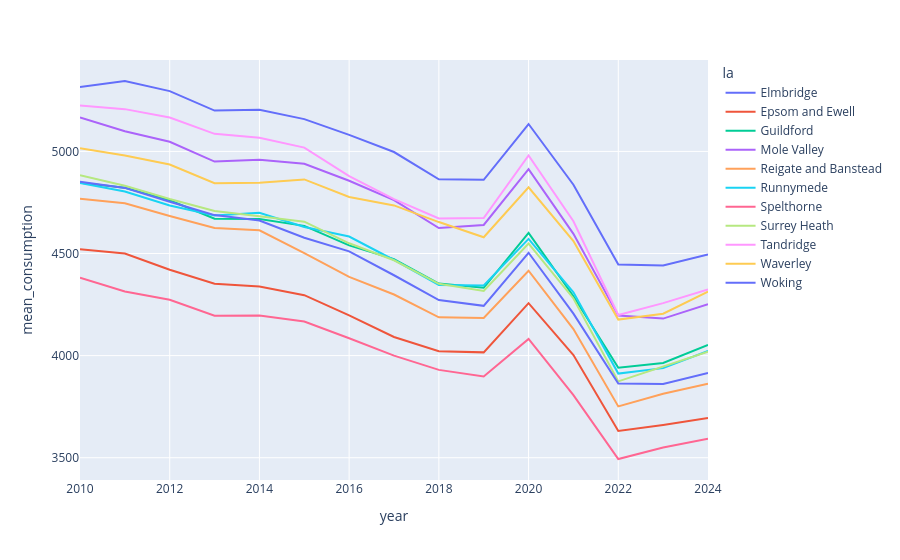

The notebook cell this image was saved under:
### Code cell
px.line(
    lsoa_consumption.group_by("year", "la").agg(mean_consumption=pl.sum("consumption_kwh") / pl.sum("meters")).sort("la", "year"),
    x="year",
    y="mean_consumption",
    color="la"
)

### Figure 1 — Plotly figure (JSON) as saved in the notebook; plotly's stock layout.template omitted (floating-point values rounded to 4 significant figures)
{"data": [{"hovertemplate": "la=Elmbridge<br>year=%{x}<br>mean_consumption=%{y}<extra></extra>", "legendgroup": "Elmbridge", "line": {"color": "#636efa", "dash": "solid"}, "marker": {"symbol": "circle"}, "mode": "lines", "name": "Elmbridge", "orientation": "v", "showlegend": true, "type": "scatter", "x": [2010, 2011, 2012, 2013, 2014, 2015, 2016, 2017, 2018, 2019, 2020, 2021, 2022, 2023, 2024], "xaxis": "x", "y": [5316.0, 5345.0, 5295.0, 5200.0, 5204.0, 5158.0, 5081.0, 4997.0, 4864.0, 4861.0, 5134.0, 4837.0, 4447.0, 4441.0, 4496.0], "yaxis": "y"}, {"hovertemplate": "la=Epsom and Ewell<br>year=%{x}<br>mean_consumption=%{y}<extra></extra>", "legendgroup": "Epsom and Ewell", "line": {"color": "#EF553B", "dash": "solid"}, "marker": {"symbol": "circle"}, "mode": "lines", "name": "Epsom and Ewell", "orientation": "v", "showlegend": true, "type": "scatter", "x": [2010, 2011, 2012, 2013, 2014, 2015, 2016, 2017, 2018, 2019, 2020, 2021, 2022, 2023, 2024], "xaxis": "x", "y": [4521.0, 4500.0, 4421.0, 4352.0, 4339.0, 4296.0, 4197.0, 4091.0, 4021.0, 4016.0, 4257.0, 4003.0, 3631.0, 3660.0, 3694.0], "yaxis": "y"}, {"hovertemplate": "la=Guildford<br>year=%{x}<br>mean_consumption=%{y}<extra></extra>", "legendgroup": "Guildford", "line": {"color": "#00cc96", "dash": "solid"}, "marker": {"symbol": "circle"}, "mode": "lines", "name": "Guildford", "orientation": "v", "showlegend": true, "type": "scatter", "x": [2010, 2011, 2012, 2013, 2014, 2015, 2016, 2017, 2018, 2019, 2020, 2021, 2022, 2023, 2024], "xaxis": "x", "y": [4847.0, 4823.0, 4761.0, 4671.0, 4669.0, 4635.0, 4540.0, 4473.0, 4353.0, 4332.0, 4601.0, 4291.0, 3940.0, 3964.0, 4052.0], "yaxis": "y"}, {"hovertemplate": "la=Mole Valley<br>year=%{x}<br>mean_consumption=%{y}<extra></extra>", "legendgroup": "Mole Valley", "line": {"color": "#ab63fa", "dash": "solid"}, "marker": {"symbol": "circle"}, "mode": "lines", "name": "Mole Valley", "orientation": "v", "showlegend": true, "type": "scatter", "x": [2010, 2011, 2012, 2013, 2014, 2015, 2016, 2017, 2018, 2019, 2020, 2021, 2022, 2023, 2024], "xaxis": "x", "y": [5166.0, 5099.0, 5047.0, 4950.0, 4959.0, 4940.0, 4856.0, 4762.0, 4625.0, 4640.0, 4913.0, 4596.0, 4196.0, 4181.0, 4252.0], "yaxis": "y"}, {"hovertemplate": "la=Reigate and Banstead<br>year=%{x}<br>mean_consumption=%{y}<extra></extra>", "legendgroup": "Reigate and Banstead", "line": {"color": "#FFA15A", "dash": "solid"}, "marker": {"symbol": "circle"}, "mode": "lines", "name": "Reigate and Banstead", "orientation": "v", "showlegend": true, "type": "scatter", "x": [2010, 2011, 2012, 2013, 2014, 2015, 2016, 2017, 2018, 2019, 2020, 2021, 2022, 2023, 2024], "xaxis": "x", "y": [4768.0, 4746.0, 4684.0, 4625.0, 4614.0, 4502.0, 4385.0, 4299.0, 4187.0, 4185.0, 4416.0, 4130.0, 3751.0, 3813.0, 3863.0], "yaxis": "y"}, {"hovertemplate": "la=Runnymede<br>year=%{x}<br>mean_consumption=%{y}<extra></extra>", "legendgroup": "Runnymede", "line": {"color": "#19d3f3", "dash": "solid"}, "marker": {"symbol": "circle"}, "mode": "lines", "name": "Runnymede", "orientation": "v", "showlegend": true, "type": "scatter", "x": [2010, 2011, 2012, 2013, 2014, 2015, 2016, 2017, 2018, 2019, 2020, 2021, 2022, 2023, 2024], "xaxis": "x", "y": [4846.0, 4803.0, 4735.0, 4686.0, 4699.0, 4630.0, 4583.0, 4468.0, 4346.0, 4344.0, 4572.0, 4310.0, 3912.0, 3939.0, 4023.0], "yaxis": "y"}, {"hovertemplate": "la=Spelthorne<br>year=%{x}<br>mean_consumption=%{y}<extra></extra>", "legendgroup": "Spelthorne", "line": {"color": "#FF6692", "dash": "solid"}, "marker": {"symbol": "circle"}, "mode": "lines", "name": "Spelthorne", "orientation": "v", "showlegend": true, "type": "scatter", "x": [2010, 2011, 2012, 2013, 2014, 2015, 2016, 2017, 2018, 2019, 2020, 2021, 2022, 2023, 2024], "xaxis": "x", "y": [4381.0, 4314.0, 4274.0, 4196.0, 4197.0, 4167.0, 4085.0, 4000.0, 3930.0, 3898.0, 4082.0, 3807.0, 3494.0, 3550.0, 3593.0], "yaxis": "y"}, {"hovertemplate": "la=Surrey Heath<br>year=%{x}<br>mean_consumption=%{y}<extra></extra>", "legendgroup": "Surrey Heath", "line": {"color": "#B6E880", "dash": "solid"}, "marker": {"symbol": "circle"}, "mode": "lines", "name": "Surrey Heath", "orientation": "v", "showlegend": true, "type": "scatter", "x": [2010, 2011, 2012, 2013, 2014, 2015, 2016, 2017, 2018, 2019, 2020, 2021, 2022, 2023, 2024], "xaxis": "x", "y": [4883.0, 4832.0, 4767.0, 4708.0, 4682.0, 4656.0, 4550.0, 4467.0, 4351.0, 4317.0, 4549.0, 4280.0, 3874.0, 3948.0, 4019.0], "yaxis": "y"}, {"hovertemplate": "la=Tandridge<br>year=%{x}<br>mean_consumption=%{y}<extra></extra>", "legendgroup": "Tandridge", "line": {"color": "#FF97FF", "dash": "solid"}, "marker": {"symbol": "circle"}, "mode": "lines", "name": "Tandridge", "orientation": "v", "showlegend": true, "type": "scatter", "x": [2010, 2011, 2012, 2013, 2014, 2015, 2016, 2017, 2018, 2019, 2020, 2021, 2022, 2023, 2024], "xaxis": "x", "y": [5225.0, 5207.0, 5166.0, 5086.0, 5067.0, 5019.0, 4879.0, 4767.0, 4672.0, 4674.0, 4980.0, 4658.0, 4199.0, 4257.0, 4324.0], "yaxis": "y"}, {"hovertemplate": "la=Waverley<br>year=%{x}<br>mean_consumption=%{y}<extra></extra>", "legendgroup": "Waverley", "line": {"color": "#FECB52", "dash": "solid"}, "marker": {"symbol": "circle"}, "mode": "lines", "name": "Waverley", "orientation": "v", "showlegend": true, "type": "scatter", "x": [2010, 2011, 2012, 2013, 2014, 2015, 2016, 2017, 2018, 2019, 2020, 2021, 2022, 2023, 2024], "xaxis": "x", "y": [5015.0, 4980.0, 4936.0, 4844.0, 4846.0, 4863.0, 4777.0, 4736.0, 4654.0, 4580.0, 4825.0, 4561.0, 4176.0, 4205.0, 4313.0], "yaxis": "y"}, {"hovertemplate": "la=Woking<br>year=%{x}<br>mean_consumption=%{y}<extra></extra>", "legendgroup": "Woking", "line": {"color": "#636efa", "dash": "solid"}, "marker": {"symbol": "circle"}, "mode": "lines", "name": "Woking", "orientation": "v", "showlegend": true, "type": "scatter", "x": [2010, 2011, 2012, 2013, 2014, 2015, 2016, 2017, 2018, 2019, 2020, 2021, 2022, 2023, 2024], "xaxis": "x", "y": [4852.0, 4821.0, 4753.0, 4688.0, 4662.0, 4577.0, 4511.0, 4394.0, 4272.0, 4244.0, 4504.0, 4206.0, 3863.0, 3861.0, 3915.0], "yaxis": "y"}], "layout": {"legend": {"title": {"text": "la"}, "tracegroupgap": 0}, "margin": {"t": 60}, "xaxis": {"anchor": "y", "domain": [0, 1], "title": {"text": "year"}}, "yaxis": {"anchor": "x", "domain": [0, 1], "title": {"text": "mean_consumption"}}}}
